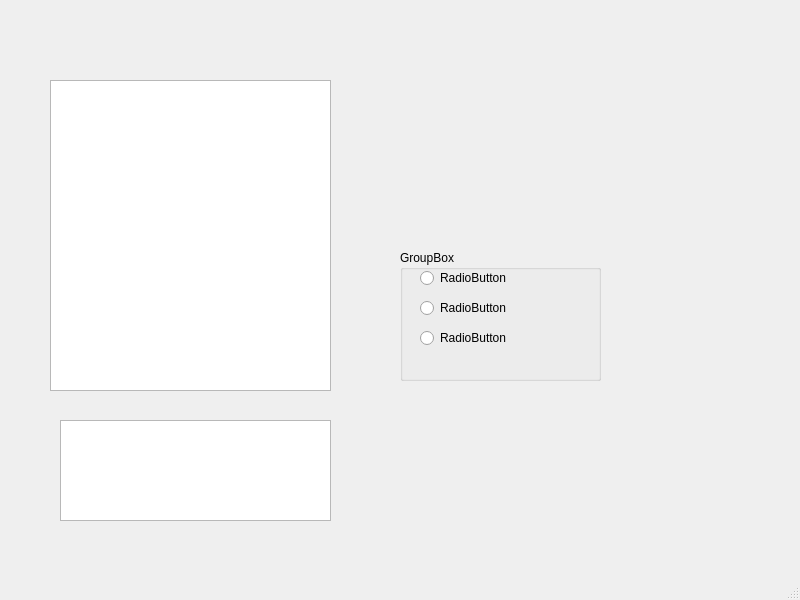
<?xml version="1.0" encoding="UTF-8"?>
<ui version="4.0">
 <class>MainWindow</class>
 <widget class="QMainWindow" name="MainWindow">
  <property name="geometry">
   <rect>
    <x>0</x>
    <y>0</y>
    <width>800</width>
    <height>600</height>
   </rect>
  </property>
  <property name="windowTitle">
   <string>MainWindow</string>
  </property>
  <widget class="QWidget" name="centralwidget">
   <widget class="QTreeView" name="tree">
    <property name="geometry">
     <rect>
      <x>50</x>
      <y>80</y>
      <width>281</width>
      <height>311</height>
     </rect>
    </property>
   </widget>
   <widget class="QGroupBox" name="groupBox">
    <property name="geometry">
     <rect>
      <x>400</x>
      <y>250</y>
      <width>201</width>
      <height>131</height>
     </rect>
    </property>
    <property name="title">
     <string>GroupBox</string>
    </property>
    <widget class="QRadioButton" name="radio_image">
     <property name="geometry">
      <rect>
       <x>20</x>
       <y>20</y>
       <width>89</width>
       <height>16</height>
      </rect>
     </property>
     <property name="text">
      <string>RadioButton</string>
     </property>
    </widget>
    <widget class="QRadioButton" name="radio_3dxml">
     <property name="geometry">
      <rect>
       <x>20</x>
       <y>50</y>
       <width>89</width>
       <height>16</height>
      </rect>
     </property>
     <property name="text">
      <string>RadioButton</string>
     </property>
    </widget>
    <widget class="QRadioButton" name="radio_fbx">
     <property name="geometry">
      <rect>
       <x>20</x>
       <y>80</y>
       <width>89</width>
       <height>16</height>
      </rect>
     </property>
     <property name="text">
      <string>RadioButton</string>
     </property>
    </widget>
   </widget>
   <widget class="QTextEdit" name="textEdit">
    <property name="geometry">
     <rect>
      <x>60</x>
      <y>420</y>
      <width>271</width>
      <height>101</height>
     </rect>
    </property>
   </widget>
  </widget>
  <widget class="QMenuBar" name="menubar">
   <property name="geometry">
    <rect>
     <x>0</x>
     <y>0</y>
     <width>800</width>
     <height>22</height>
    </rect>
   </property>
  </widget>
  <widget class="QStatusBar" name="statusbar"/>
 </widget>
 <resources/>
 <connections/>
</ui>
